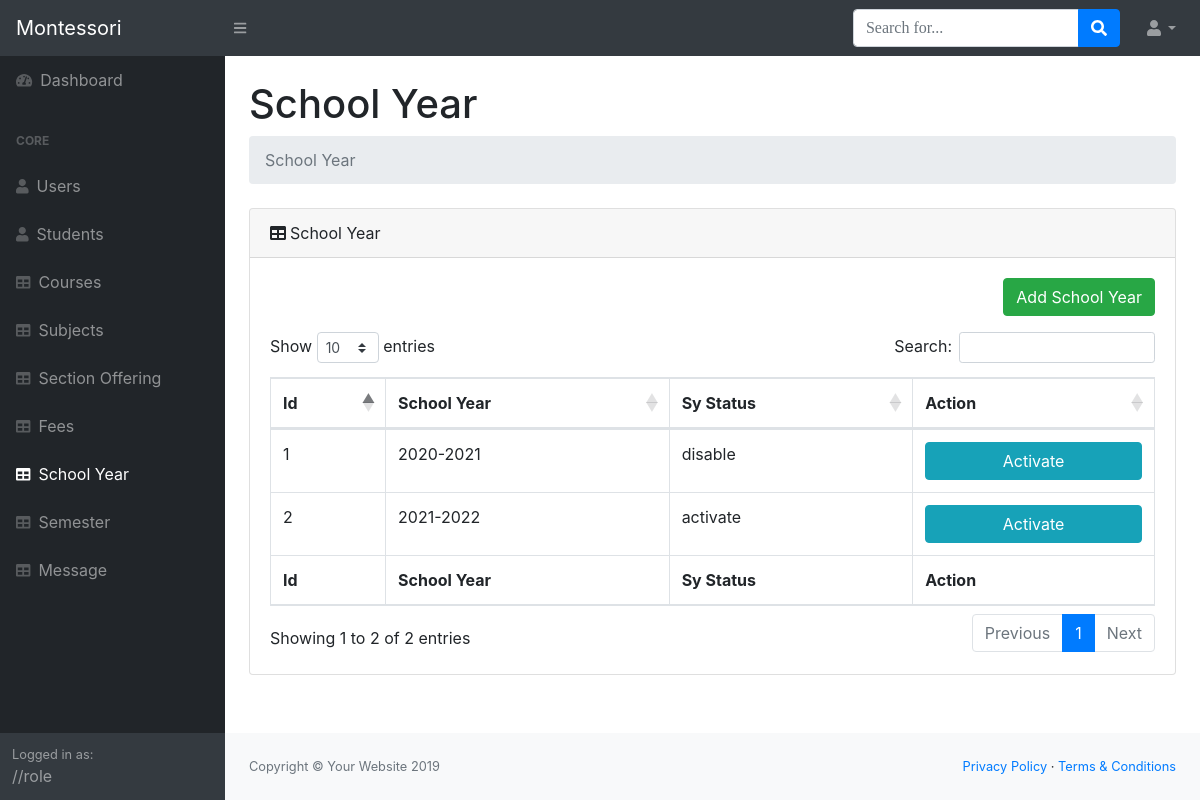
The page /system/pages/schoolyear.php (signed in) on the database as committed earlier.
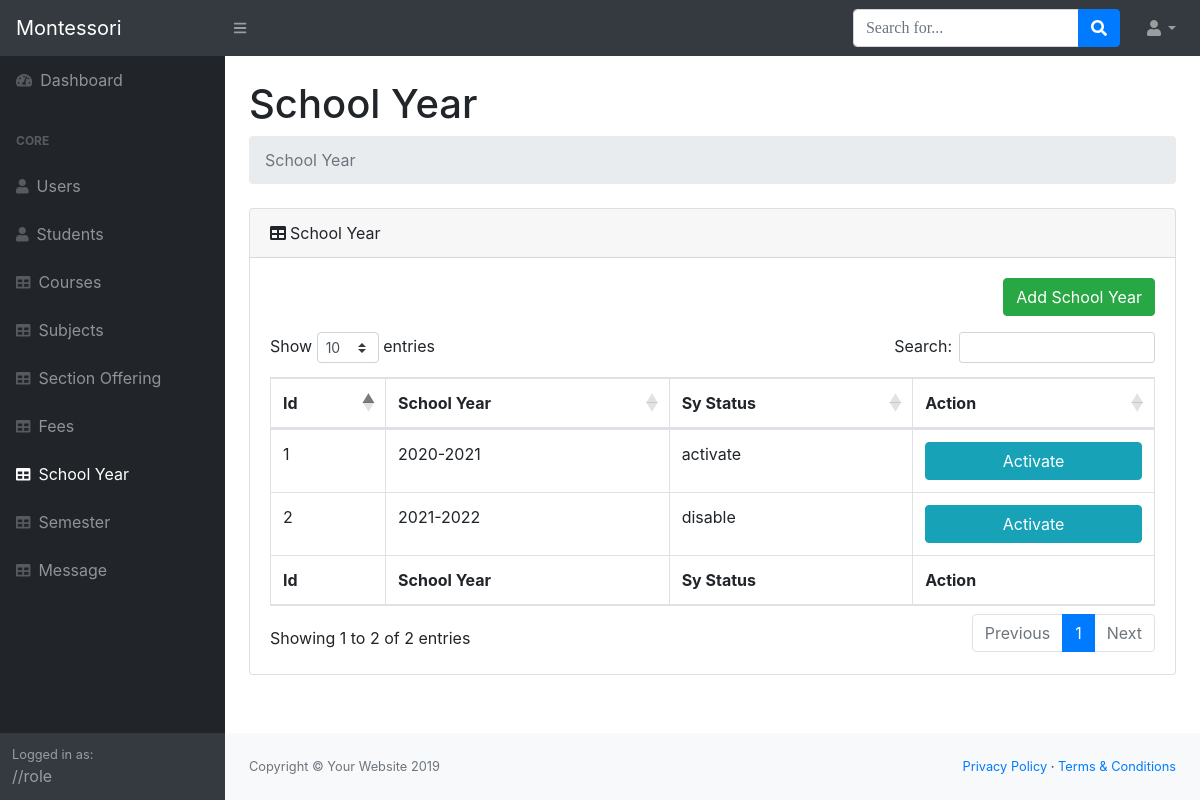
The same page on the database as committed later.
### tables this page shows
CREATE TABLE `schoolyear` (
  `sy_id` int(11) NOT NULL,
  `school_year` varchar(30) NOT NULL,
  `sy_status` varchar(15) NOT NULL
);

### system/pages/functions.php (called while the page is built, shortened)
<?php
require('../database/SchoolYear.php');
$db = new DBController();
$schoolYear = new SchoolYear($db);

### system/pages/schoolyear.php (the view, shortened to what this page needs)
<?php
include('header.php');
include('navigation.php');
$sylist = $schoolYear->getData();
?>
<main>
    <div class="container-fluid">
        <h1 class="mt-4">School Year</h1>
        <ol class="breadcrumb mb-4">
            <li class="breadcrumb-item active">School Year</li>
        </ol>
        <div class="card mb-4">
            <div class="card-header"><i class="fas fa-table mr-1"></i>School Year
            </div>
            <div class="card-body">
                <div class="d-flex justify-content-end mb-3">
                    <button class="btn btn-md btn-success" data-toggle="modal" data-target="#addModalSy">Add School Year</button>
                </div>
                <div class="table-responsive">
                    <table class="table table-bordered" id="dataTable" width="100%" cellspacing="0">
                        <thead>
                            <tr>
                                <th>Id</th>
                                <th>School Year</th>
                                <th>Sy Status</th>
                                <th>Action</th>
                            </tr>
                        </thead>
                        <tfoot>
                            <tr>
                                <th>Id</th>
                                <th>School Year</th>
                                <th>Sy Status</th>
                                <th>Action</th>
                            </tr>
                        </tfoot>
                        <tbody>
                            <?php array_map(function ($sy) { ?>
                                <tr>
                                    <td><?= $sy['sy_id'] ?></td>
                                    <td><?= $sy['school_year'] ?></td>
                                    <td><?= $sy['sy_status'] ?></td>
                                    <td>
                                        <a class="btn btn-block btn-info" href="./schoolYearFunction.php?syid=<?= $sy['sy_id'] ?>">Activate</a>
                                    </td>
                                </tr>
                            <?php }, $sylist) ?>
                        </tbody>
                    </table>
                </div>
            </div>
        </div>
    </div>
</main>
<?php
include('footer.php');
?>

Rows that differ between the two databases and show on the page:
changed schoolyear id 1: sy_status "disable" → "activate"
changed schoolyear id 2: sy_status "activate" → "disable"
